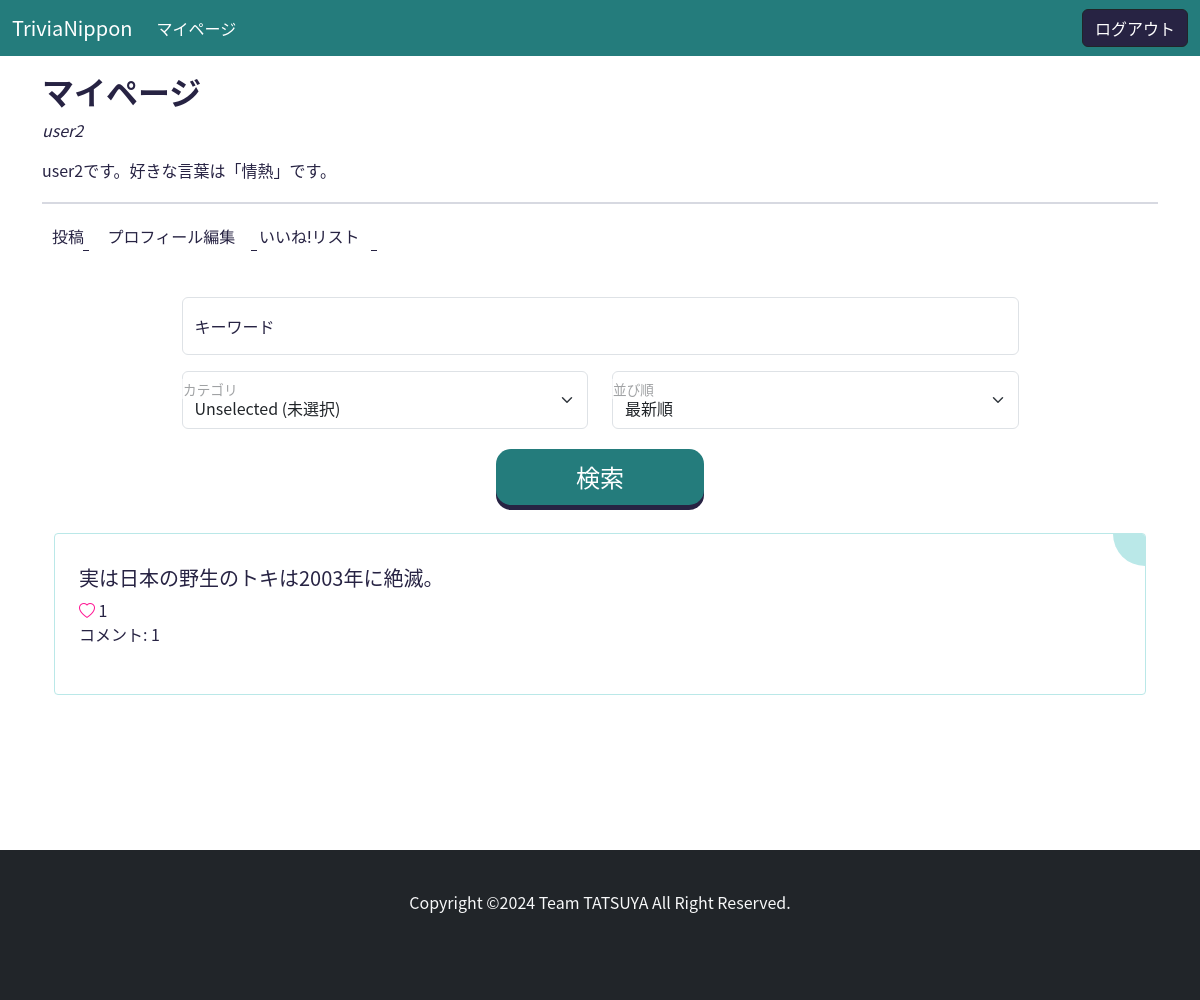
Screenshot of /mypage/ (signed in) with the database file from the repository.
### accounts/models.py (models this page shows, shortened)
class User(AbstractBaseUser):
    email = models.EmailField(
        verbose_name='Email address',
        max_length=255,
        unique=True,
    )
    is_active = models.BooleanField(default=True)
    is_staff = models.BooleanField(default=False)
    is_superuser = models.BooleanField(default=False)
    USERNAME_FIELD = 'email'
    objects = UserManager()
    class Meta:
        db_table = 'users'

class Profile(models.Model):
    user = models.OneToOneField(User, on_delete=models.CASCADE)
    username = models.CharField(verbose_name="ユーザ名", max_length=255)
    bio = models.TextField(verbose_name="自己紹介", blank=True, null=True)
    create_at = models.DateTimeField()
    update_at = models.DateTimeField()
    class Meta:
        db_table = 'profiles'

### main/models.py (models this page shows, shortened)
class Post(models.Model):
    CATEGORY_CHOICES = [
        ('地理', '地理'),
        ('歴史', '歴史'),
        ('人物', '人物'),
        ('自然', '自然'),
        ('伝統', '伝統'),
        ('スポーツ', 'スポーツ'),
        ('食', '食'),
        ('文化', '文化'),
        ('芸能', '芸能'),
        ('特産品', '特産品'),
        ('方言', '方言'),
        ('その他', 'その他'),
    ]
    PREFECTURE_CHOICES = [
        ('北海道', '北海道'),
        ('青森県', '青森県'),
        ('岩手県', '岩手県'),
        ('宮城県', '宮城県'),
        ('秋田県', '秋田県'),
        ('山形県', '山形県'),
        ('福島県', '福島県'),
        ('茨城県', '茨城県'),
        ('栃木県', '栃木県'),
        ('群馬県', '群馬県'),
        ('埼玉県', '埼玉県'),
        ('千葉県', '千葉県'),
        ('東京都', '東京都'),
        ('神奈川県', '神奈川県'),
        ('新潟県', '新潟県'),
        ('富山県', '富山県'),
        ('石川県', '石川県'),
        ('福井県', '福井県'),
        ('山梨県', '山梨県'),
        ('長野県', '長野県'),
        ('岐阜県', '岐阜県'),
        ('静岡県', '静岡県'),
        ('愛知県', '愛知県'),
        ('三重県', '三重県'),
        ('滋賀県', '滋賀県'),
        ('京都府', '京都府'),
        ('大阪府', '大阪府'),
        ('兵庫県', '兵庫県'),
        ('奈良県', '奈良県'),
        ('和歌山県', '和歌山県'),
        ('鳥取県', '鳥取県'),
        ('島根県', '島根県'),
        ('岡山県', '岡山県'),
        ('広島県', '広島県'),
        ('山口県', '山口県'),
        ('徳島県', '徳島県'),
        ('香川県', '香川県'),
        ('愛媛県', '愛媛県'),
        ('高知県', '高知県'),
        ('福岡県', '福岡県'),
        ('佐賀県', '佐賀県'),
        ('長崎県', '長崎県'),
        ('熊本県', '熊本県'),
        ('大分県', '大分県'),
        ('宮崎県', '宮崎県'),
        ('鹿児島県', '鹿児島県'),
        ('沖縄県', '沖縄県'),
    ]
    title = models.CharField(verbose_name="タイトル", max_length=20)
    category = models.CharField(verbose_name="カテゴリ", max_length=20, choices=CATEGORY_CHOICES)
    prefecture = models.CharField(verbose_name="都道府県", max_length=20, choices=PREFECTURE_CHOICES)
    content = models.TextField(blank=True, null=True)
    user = models.ForeignKey(User, on_delete=models.CASCADE)
    like = models.ManyToManyField(User, related_name='related_post', blank=True)
    create_at = models.DateTimeField()
    update_at = models.DateTimeField()
    class Meta:
        db_table = 'posts'
        ordering = ["-create_at"]

### main/views.py (the view)
# urls.py: path("mypage/", MyPageView.as_view(), name="mypage"),
class MyPageView(LoginRequiredMixin, ListView):
    template_name = "main/mypage.html"
    model = Post
    def get_queryset(self):
        query = super().get_queryset()
        user = self.request.user
        query = query.filter(user=user)
        keyword = self.request.GET.get("keyword", None)
        category = self.request.GET.get("category", None)
        if keyword:
            query = query.filter(title__icontains=keyword)
        if category == "未選択":
            pass
        elif category:
            query = query.filter(category=category)
        arrangement = self.request.GET.get("arrangement", 0)
        if arrangement == "1":
            query = query.order_by('-create_at')
        elif arrangement == "2":
            query = query.annotate(num_likes=Count("like")).order_by('-num_likes')
        elif arrangement == "3":
            query = query.annotate(num_comments=Count("comments")).order_by("-num_comments")
        return query
    def get_context_data(self, **kwargs):
        context = super().get_context_data(**kwargs)
        context["keyword"] = self.request.GET.get("keyword", "")
        category = self.request.GET.get("category", "")
        if category == "地理":
            context["geography"] = True
        elif category == "歴史":
            context["history"] = True
        elif category == "人物":
            context["person"] = True
        elif category == "自然":
            context["nature"] = True
        elif category == "伝統":
            context["tradition"] = True
        elif category == "スポーツ":
            context["sport"] = True
        elif category == "食":
            context["food"] = True
        elif category == "文化":
            context["culture"] = True
        elif category == "芸能":
            context["entertainment"] = True
        elif category == "特産品":
            context["goods"] = True
        elif category == "方言":
            context["dialect"] = True
        elif category == "未選択":
            context["none"] = True
        arrangement = context['arrangement'] = self.request.GET.get('arrangement', '')
        if arrangement == "1":
            context["new"] = True
        elif arrangement == "2":
            context["like"] = True
        elif arrangement == "3":
            context["comment"] = True
        return context

### templates/main/mypage.html (shortened to what this page needs)
{% extends "base.html" %}
{% block content %}
<div class="container mt-3">
    <h2><b>マイページ</b></h2>
    <p><i>{{user.profile.username}}</i></p>
    <p>{{user.profile.bio}}</p>
    <hr class="separator">
    <div>
        <a class="btn-list" href="{% url 'main:trivia-create' %}"><span>投稿</span></a>
        <a class="btn-list" href="{% url 'accounts:update' pk=user.id %}"><span>プロフィール編集</span></a>
        <a class="btn-list" href="{% url 'main:trivia-like-list' %}"><span>いいね!リスト</span></a>
    </div>
    <form action="{% url 'main:mypage' %}" method="GET" class="w-75 mx-auto mt-5">
        <p class="form-floating">
            <input id="floatingInput" type="text" class="form-control" name="keyword" value="{{ keyword }}" placeholder="キーワード入力">
            <label for="floatingInput">キーワード</label>
        </p>
        <div class="row mb-3">
            <div class="col form-floating">
                <select name="category" id="floatingSelect" class="form-select">
                    <option value="未選択" {% if none %}selected{% endif %}>Unselected (未選択)</option>
                </select>
                <label for="floatingSelect">カテゴリ</label>
            </div>
            <div class="col form-floating">
                <select name="arrangement" id="floatingSelect" class="form-select">
                    <option value="1" {% if new %}selected{% endif %}>最新順</option>
                </select>
                <label for="floatingSelect">並び順</label>
            </div>
        </div>
        <div class="text-center">
            <button class="button-search">検索</button>
        </div>
    </form>
    {% for object in object_list %}
        <div class="card-diy">
            <h5><a class="card-title" href="{% url 'main:trivia-detail' pk=object.id %}">{{object.title}}</a></h5>
            {% if request.user in item.like.all %}
                <i class="bi bi-heart-fill" role="img" style="color: deeppink;"></i> {{object.like.count}}
            {% else %}
                <i class="bi bi-heart" role="img" style="color: deeppink;"></i> {{object.like.count}}
            {% endif %}
            <p>コメント: {{object.comments.count}}</p>
        </div>
    {% endfor %}
</div>
{% endblock %}

### static/css/footer.css (style rules this page uses)
html { position: relative; min-height: 100%; padding-bottom: 200px; box-sizing: border-box; }

### static/css/style.css (style rules this page uses)
body { font-family: "ヒラギノ角ゴ Pro W3", "Hiragino Kaku Gothic Pro", Osaka, メイリオ, Meiryo, "ＭＳ Ｐゴシック", "MS PGothic", "ＭＳ ゴシック" , "MS Gothic", "Noto Sans CJK JP", TakaoPGothic, sans-serif; color: #272343; }
.button-search { display: inline-block; padding: 10px 80px; font-size: 24px; cursor: pointer; text-align: center; text-decoration: none; outline: none; color: #fff; background-color: #247c7c; border: none; border-radius: 15px; box-shadow: 0 9px #272343; margin-bottom: 20px; }
.button-search { background-color: #247c7c; box-shadow: 0 5px #272343; transform: translateY(4px); }
.card-title { color: #272343; text-decoration: none; }
.btn-list { --color: #272343; position: relative; text-decoration: none; color: var(--color); font-family: "Inter", sans-serif; padding: 0.2rem 0; margin: 10px; }
.btn-list::before { --line-width: 115%; --line-height: 1px; --line-easing: ease; --line-transition-duration: 300ms; content: ""; position: absolute; left: 0; bottom: 0; width: var(--line-width); height: var(--line-height); transform-origin: right; transform: scaleX(0); background: var(--color); transition: transform var(--line-transition-duration) var(--line-easing); z-index: 1; }
.btn-list span { --line-arrow-width: 1px; --line-arrow-height: 6px; --line-arrow-easing: cubic-bezier(0.3, 1.5, 0.5, 1); --line-arrow-transition-duration: 200ms; --line-arrow-transition-delay: 240ms; }
.btn-list span::before, .btn-list span::after { content: ""; position: absolute; right: -18%; bottom: 0px; background: var(--color); transition: transform var(--line-arrow-transition-duration) var(--line-arrow-easing); transition-delay: var(--line-arrow-transition-delay); z-index: 2; }
.btn-list span::before { width: var(--line-arrow-width); height: var(--line-arrow-height); transform-origin: 0% 100%; transform: rotate(-90deg); }
.btn-list span::after { height: var(--line-arrow-width); width: var(--line-arrow-height); transform-origin: 100% 0%; transform: translateX(-1px) rotate(0deg); }
.separator { border: none; border-top: 2px solid #646b8c; margin: 20px 0; }

### rows the page displays
User: profile.username "user2", profile.bio "user2です。好きな言葉は「情熱」です。"
Post: title "実は日本の野生のトキは2003年に絶滅。", like.count "1", comments.count "1"
